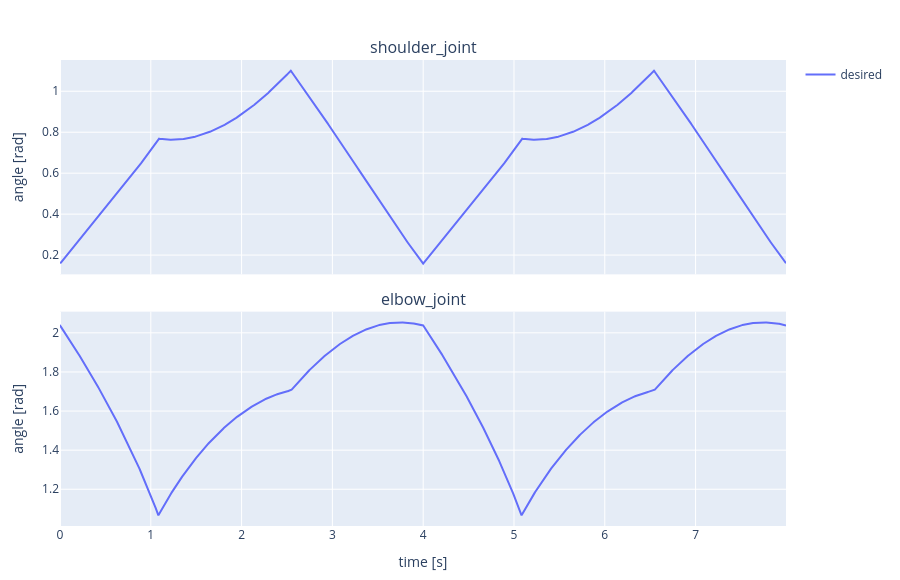

Notebook code cell kept with this figure:
### Code cell
# 2. Inverse kinematics. We start the search from the previous solution before each call.
q_guess = [1.0, 1.0]
q_path = []
for position in tip_desired:
    ctl.reset_joints(arm, arm_joints, q_guess)
    q_guess = p.calculateInverseKinematics(arm, arm_tip, list(position))
    q_path.append(q_guess)
q_path = np.array(q_path)

# 3. Joint velocities and accelerations
qd_path = np.gradient(q_path, DT, axis=0)
qdd_path = np.gradient(qd_path, DT, axis=0)

ctl.draw_polyline(corners + corners[:1], color=(0, 0, 0))
ctl.plot_joints(times, {"desired": q_path}, joint_names=joint_names)

### Figure 1 — Plotly figure (JSON) as saved in the notebook; plotly's stock layout.template omitted (floating-point values rounded to 4 significant figures; data arrays with more than 128 entries replaced by an {"elided": "..."} marker saying what was removed)
{"data": [{"legendgroup": "desired", "line": {"color": "#636EFA"}, "mode": "lines", "name": "desired", "showlegend": true, "type": "scatter", "x": {"elided": "1920 float values"}, "xaxis": "x", "y": {"elided": "1920 float values"}, "yaxis": "y"}, {"legendgroup": "desired", "line": {"color": "#636EFA"}, "mode": "lines", "name": "desired", "showlegend": false, "type": "scatter", "x": {"elided": "1920 float values"}, "xaxis": "x2", "y": {"elided": "1920 float values"}, "yaxis": "y2"}], "layout": {"annotations": [{"font": {"size": 16}, "showarrow": false, "text": "shoulder_joint", "x": 0.5, "xanchor": "center", "xref": "paper", "y": 1, "yanchor": "bottom", "yref": "paper"}, {"font": {"size": 16}, "showarrow": false, "text": "elbow_joint", "x": 0.5, "xanchor": "center", "xref": "paper", "y": 0.46, "yanchor": "bottom", "yref": "paper"}], "height": 580, "margin": {"b": 50, "l": 60, "r": 20, "t": 60}, "title": {}, "xaxis": {"anchor": "y", "domain": [0, 1], "matches": "x2", "showticklabels": false}, "xaxis2": {"anchor": "y2", "domain": [0, 1], "title": {"text": "time [s]"}}, "yaxis": {"anchor": "x", "domain": [0.54, 1], "title": {"text": "angle [rad]"}}, "yaxis2": {"anchor": "x2", "domain": [0, 0.46], "title": {"text": "angle [rad]"}}}}
